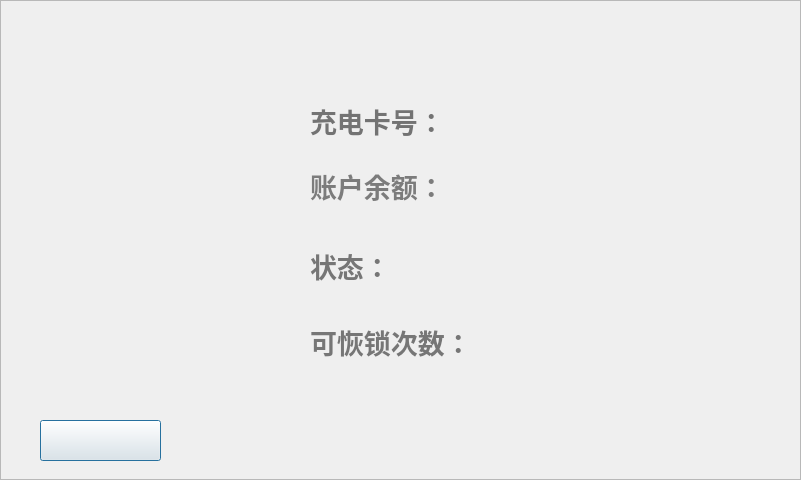
<?xml version="1.0" encoding="UTF-8"?>
<ui version="4.0">
 <class>p13_cardunlock_dialog</class>
 <widget class="QDialog" name="p13_cardunlock_dialog">
  <property name="geometry">
   <rect>
    <x>0</x>
    <y>0</y>
    <width>801</width>
    <height>480</height>
   </rect>
  </property>
  <property name="windowTitle">
   <string>Dialog</string>
  </property>
  <property name="styleSheet">
   <string notr="true"/>
  </property>
  <widget class="QFrame" name="frame">
   <property name="geometry">
    <rect>
     <x>0</x>
     <y>0</y>
     <width>801</width>
     <height>480</height>
    </rect>
   </property>
   <property name="styleSheet">
    <string notr="true">background-image: url(:/new/prefix/pic_resource/interface/interface_04.png);</string>
   </property>
   <property name="frameShape">
    <enum>QFrame::StyledPanel</enum>
   </property>
   <property name="frameShadow">
    <enum>QFrame::Raised</enum>
   </property>
   <widget class="QLabel" name="label_charge_carnum">
    <property name="geometry">
     <rect>
      <x>310</x>
      <y>100</y>
      <width>131</width>
      <height>41</height>
     </rect>
    </property>
    <property name="palette">
     <palette>
      <active>
       <colorrole role="WindowText">
        <brush brushstyle="SolidPattern">
         <color alpha="255">
          <red>115</red>
          <green>115</green>
          <blue>115</blue>
         </color>
        </brush>
       </colorrole>
      </active>
      <inactive>
       <colorrole role="WindowText">
        <brush brushstyle="SolidPattern">
         <color alpha="255">
          <red>115</red>
          <green>115</green>
          <blue>115</blue>
         </color>
        </brush>
       </colorrole>
      </inactive>
      <disabled>
       <colorrole role="WindowText">
        <brush brushstyle="SolidPattern">
         <color alpha="255">
          <red>106</red>
          <green>104</green>
          <blue>100</blue>
         </color>
        </brush>
       </colorrole>
      </disabled>
     </palette>
    </property>
    <property name="font">
     <font>
      <pointsize>20</pointsize>
      <weight>75</weight>
      <bold>true</bold>
     </font>
    </property>
    <property name="styleSheet">
     <string notr="true">background-image: url(:/new/prefix/pic_resource/otherwidget/button_02.png);</string>
    </property>
    <property name="text">
     <string>充电卡号：</string>
    </property>
   </widget>
   <widget class="QLabel" name="label_user_leftmoney">
    <property name="geometry">
     <rect>
      <x>310</x>
      <y>170</y>
      <width>141</width>
      <height>31</height>
     </rect>
    </property>
    <property name="palette">
     <palette>
      <active>
       <colorrole role="WindowText">
        <brush brushstyle="SolidPattern">
         <color alpha="255">
          <red>124</red>
          <green>124</green>
          <blue>124</blue>
         </color>
        </brush>
       </colorrole>
      </active>
      <inactive>
       <colorrole role="WindowText">
        <brush brushstyle="SolidPattern">
         <color alpha="255">
          <red>124</red>
          <green>124</green>
          <blue>124</blue>
         </color>
        </brush>
       </colorrole>
      </inactive>
      <disabled>
       <colorrole role="WindowText">
        <brush brushstyle="SolidPattern">
         <color alpha="255">
          <red>106</red>
          <green>104</green>
          <blue>100</blue>
         </color>
        </brush>
       </colorrole>
      </disabled>
     </palette>
    </property>
    <property name="font">
     <font>
      <pointsize>20</pointsize>
      <weight>75</weight>
      <bold>true</bold>
     </font>
    </property>
    <property name="styleSheet">
     <string notr="true">background-image: url(:/new/prefix/pic_resource/otherwidget/button_02.png);</string>
    </property>
    <property name="text">
     <string>账户余额：</string>
    </property>
    <property name="alignment">
     <set>Qt::AlignLeading|Qt::AlignLeft|Qt::AlignVCenter</set>
    </property>
   </widget>
   <widget class="QLabel" name="label_stat">
    <property name="geometry">
     <rect>
      <x>310</x>
      <y>250</y>
      <width>111</width>
      <height>31</height>
     </rect>
    </property>
    <property name="palette">
     <palette>
      <active>
       <colorrole role="WindowText">
        <brush brushstyle="SolidPattern">
         <color alpha="255">
          <red>118</red>
          <green>118</green>
          <blue>118</blue>
         </color>
        </brush>
       </colorrole>
      </active>
      <inactive>
       <colorrole role="WindowText">
        <brush brushstyle="SolidPattern">
         <color alpha="255">
          <red>118</red>
          <green>118</green>
          <blue>118</blue>
         </color>
        </brush>
       </colorrole>
      </inactive>
      <disabled>
       <colorrole role="WindowText">
        <brush brushstyle="SolidPattern">
         <color alpha="255">
          <red>106</red>
          <green>104</green>
          <blue>100</blue>
         </color>
        </brush>
       </colorrole>
      </disabled>
     </palette>
    </property>
    <property name="font">
     <font>
      <pointsize>20</pointsize>
      <weight>75</weight>
      <bold>true</bold>
     </font>
    </property>
    <property name="styleSheet">
     <string notr="true">background-image: url(:/new/prefix/pic_resource/otherwidget/button_02.png);</string>
    </property>
    <property name="text">
     <string>状态：</string>
    </property>
    <property name="alignment">
     <set>Qt::AlignLeading|Qt::AlignLeft|Qt::AlignVCenter</set>
    </property>
   </widget>
   <widget class="QLabel" name="label_recovery_lock">
    <property name="geometry">
     <rect>
      <x>310</x>
      <y>321</y>
      <width>181</width>
      <height>41</height>
     </rect>
    </property>
    <property name="palette">
     <palette>
      <active>
       <colorrole role="WindowText">
        <brush brushstyle="SolidPattern">
         <color alpha="255">
          <red>118</red>
          <green>118</green>
          <blue>118</blue>
         </color>
        </brush>
       </colorrole>
      </active>
      <inactive>
       <colorrole role="WindowText">
        <brush brushstyle="SolidPattern">
         <color alpha="255">
          <red>118</red>
          <green>118</green>
          <blue>118</blue>
         </color>
        </brush>
       </colorrole>
      </inactive>
      <disabled>
       <colorrole role="WindowText">
        <brush brushstyle="SolidPattern">
         <color alpha="255">
          <red>106</red>
          <green>104</green>
          <blue>100</blue>
         </color>
        </brush>
       </colorrole>
      </disabled>
     </palette>
    </property>
    <property name="font">
     <font>
      <pointsize>20</pointsize>
      <weight>75</weight>
      <bold>true</bold>
     </font>
    </property>
    <property name="styleSheet">
     <string notr="true">background-image: url(:/new/prefix/pic_resource/otherwidget/button_02.png);</string>
    </property>
    <property name="text">
     <string>可恢锁次数：</string>
    </property>
   </widget>
   <widget class="QLabel" name="label_5">
    <property name="geometry">
     <rect>
      <x>30</x>
      <y>110</y>
      <width>181</width>
      <height>91</height>
     </rect>
    </property>
    <property name="styleSheet">
     <string notr="true">border-image: url(:/new/prefix/pic_resource/otherwidget/card_unlock_1.png);</string>
    </property>
    <property name="text">
     <string/>
    </property>
   </widget>
   <widget class="QPushButton" name="ptn_return">
    <property name="geometry">
     <rect>
      <x>40</x>
      <y>420</y>
      <width>121</width>
      <height>41</height>
     </rect>
    </property>
    <property name="styleSheet">
     <string notr="true">border-image: url(:/new/prefix/pic_resource/otherwidget/return_small_1.png);</string>
    </property>
    <property name="text">
     <string/>
    </property>
   </widget>
   <widget class="QLabel" name="label_sysdate">
    <property name="geometry">
     <rect>
      <x>530</x>
      <y>40</y>
      <width>121</width>
      <height>22</height>
     </rect>
    </property>
    <property name="font">
     <font>
      <pointsize>20</pointsize>
     </font>
    </property>
    <property name="styleSheet">
     <string notr="true">background-image: url(:/background/qrc/background/mainlab_phonenum.png);</string>
    </property>
    <property name="text">
     <string/>
    </property>
   </widget>
   <widget class="QLabel" name="label_systime">
    <property name="geometry">
     <rect>
      <x>660</x>
      <y>40</y>
      <width>110</width>
      <height>22</height>
     </rect>
    </property>
    <property name="font">
     <font>
      <pointsize>20</pointsize>
     </font>
    </property>
    <property name="styleSheet">
     <string notr="true">background-image: url(:/background/qrc/background/mainlab_phonenum.png);</string>
    </property>
    <property name="text">
     <string/>
    </property>
   </widget>
   <widget class="QLabel" name="label_net">
    <property name="geometry">
     <rect>
      <x>490</x>
      <y>34</y>
      <width>31</width>
      <height>31</height>
     </rect>
    </property>
    <property name="styleSheet">
     <string notr="true">border-image: url(:/new/prefix1/pic_resource/otherwidget/netstat_bad.png);
background-image: url(:/new/prefix1/pic_resource/otherwidget/button_1.png);</string>
    </property>
    <property name="text">
     <string/>
    </property>
   </widget>
   <widget class="QFrame" name="frame_time">
    <property name="geometry">
     <rect>
      <x>470</x>
      <y>30</y>
      <width>311</width>
      <height>30</height>
     </rect>
    </property>
    <property name="styleSheet">
     <string notr="true">background-image: url(:/charway/pic_resource/chargeway/bluebkgd.png);</string>
    </property>
    <property name="frameShape">
     <enum>QFrame::NoFrame</enum>
    </property>
    <property name="frameShadow">
     <enum>QFrame::Raised</enum>
    </property>
    <widget class="QLabel" name="label_net_2">
     <property name="geometry">
      <rect>
       <x>10</x>
       <y>0</y>
       <width>25</width>
       <height>25</height>
      </rect>
     </property>
     <property name="styleSheet">
      <string notr="true">background-image: url(:/new/prefix/pic_resource/otherwidget/netstat_good.png);</string>
     </property>
     <property name="text">
      <string/>
     </property>
    </widget>
    <widget class="QLabel" name="label_sysdate_2">
     <property name="geometry">
      <rect>
       <x>50</x>
       <y>5</y>
       <width>131</width>
       <height>22</height>
      </rect>
     </property>
     <property name="palette">
      <palette>
       <active>
        <colorrole role="WindowText">
         <brush brushstyle="SolidPattern">
          <color alpha="255">
           <red>255</red>
           <green>255</green>
           <blue>255</blue>
          </color>
         </brush>
        </colorrole>
        <colorrole role="Text">
         <brush brushstyle="SolidPattern">
          <color alpha="255">
           <red>255</red>
           <green>255</green>
           <blue>255</blue>
          </color>
         </brush>
        </colorrole>
       </active>
       <inactive>
        <colorrole role="WindowText">
         <brush brushstyle="SolidPattern">
          <color alpha="255">
           <red>255</red>
           <green>255</green>
           <blue>255</blue>
          </color>
         </brush>
        </colorrole>
        <colorrole role="Text">
         <brush brushstyle="SolidPattern">
          <color alpha="255">
           <red>255</red>
           <green>255</green>
           <blue>255</blue>
          </color>
         </brush>
        </colorrole>
       </inactive>
       <disabled>
        <colorrole role="WindowText">
         <brush brushstyle="SolidPattern">
          <color alpha="255">
           <red>106</red>
           <green>104</green>
           <blue>100</blue>
          </color>
         </brush>
        </colorrole>
        <colorrole role="Text">
         <brush brushstyle="SolidPattern">
          <color alpha="255">
           <red>106</red>
           <green>104</green>
           <blue>100</blue>
          </color>
         </brush>
        </colorrole>
       </disabled>
      </palette>
     </property>
     <property name="font">
      <font>
       <pointsize>22</pointsize>
       <weight>50</weight>
       <bold>false</bold>
      </font>
     </property>
     <property name="styleSheet">
      <string notr="true">background-image: url(:/background/qrc/background/mainlab_phonenum.png);</string>
     </property>
     <property name="text">
      <string/>
     </property>
    </widget>
    <widget class="QLabel" name="label_systime_2">
     <property name="geometry">
      <rect>
       <x>190</x>
       <y>5</y>
       <width>110</width>
       <height>22</height>
      </rect>
     </property>
     <property name="palette">
      <palette>
       <active>
        <colorrole role="WindowText">
         <brush brushstyle="SolidPattern">
          <color alpha="255">
           <red>255</red>
           <green>255</green>
           <blue>255</blue>
          </color>
         </brush>
        </colorrole>
        <colorrole role="Text">
         <brush brushstyle="SolidPattern">
          <color alpha="255">
           <red>255</red>
           <green>255</green>
           <blue>255</blue>
          </color>
         </brush>
        </colorrole>
       </active>
       <inactive>
        <colorrole role="WindowText">
         <brush brushstyle="SolidPattern">
          <color alpha="255">
           <red>255</red>
           <green>255</green>
           <blue>255</blue>
          </color>
         </brush>
        </colorrole>
        <colorrole role="Text">
         <brush brushstyle="SolidPattern">
          <color alpha="255">
           <red>255</red>
           <green>255</green>
           <blue>255</blue>
          </color>
         </brush>
        </colorrole>
       </inactive>
       <disabled>
        <colorrole role="WindowText">
         <brush brushstyle="SolidPattern">
          <color alpha="255">
           <red>106</red>
           <green>104</green>
           <blue>100</blue>
          </color>
         </brush>
        </colorrole>
        <colorrole role="Text">
         <brush brushstyle="SolidPattern">
          <color alpha="255">
           <red>106</red>
           <green>104</green>
           <blue>100</blue>
          </color>
         </brush>
        </colorrole>
       </disabled>
      </palette>
     </property>
     <property name="font">
      <font>
       <pointsize>22</pointsize>
       <weight>50</weight>
       <bold>false</bold>
      </font>
     </property>
     <property name="styleSheet">
      <string notr="true">background-image: url(:/background/qrc/background/mainlab_phonenum.png);</string>
     </property>
     <property name="text">
      <string/>
     </property>
    </widget>
   </widget>
  </widget>
 </widget>
 <resources/>
 <connections/>
</ui>
